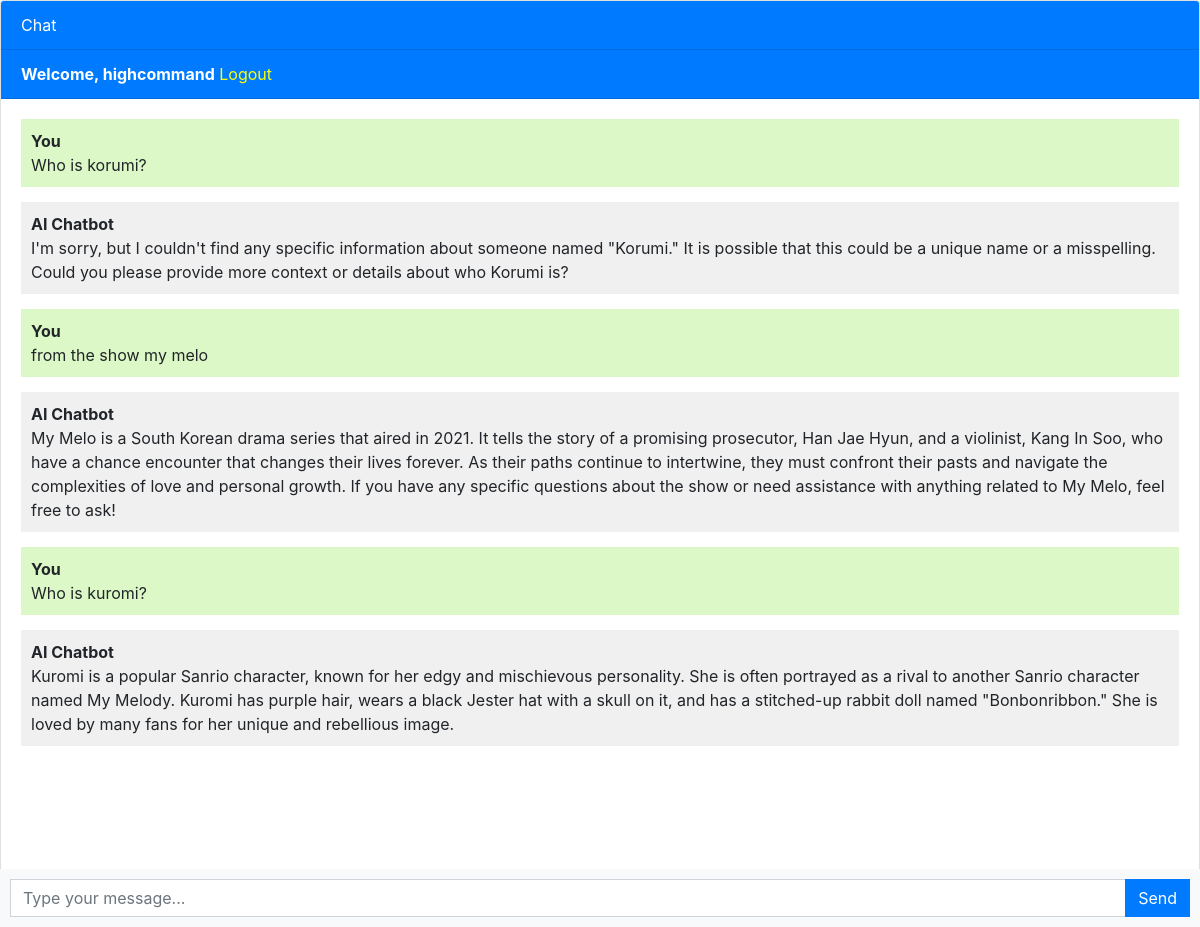
The app's page / (signed in) with its own data.
### chatbot/models.py (models this page shows, shortened)
class Chat(models.Model): # "models.Model" is used to define your own model classes (Models are basically tables (So I'm essentially creating a table called "Chat"))
    user = models.ForeignKey(User, on_delete=models.CASCADE) # When the user is deleted all associated data to the user will also be deleted
    message = models.TextField()
    response = models.TextField()
    created_at = models.DateTimeField(auto_now_add=True)

### chatbot/views.py (the view, shortened to what this page needs)
# urls.py: path('', views.chatbot, name='chatbot'), # main/home page, "views.chatbot" is the function that is called when the url is visited
def chatbot(request):
    if request.user.is_authenticated: # Checks if the current user is registered/authenticated in the database
        chats = Chat.objects.filter(user=request.user) # Pulls up the chat history of the currently logged in user
    else:
        chats = None
    return render(request, 'chatbot.html', {'chats': chats}) # Renders "chatbot.html" with information from "request", send "chats" as dictionary containing the value of "chat"

### templates/chatbot.html (shortened to what this page needs)
{% extends 'base.html' %}
{% block content %}
<div class="chat-container">
  <div class="card flex-grow-1">
    <div class="card-header bg-primary text-white">Chat</div>
    {% if user.is_authenticated %}
    <div class="card-header bg-primary text-white"><b>Welcome, {{user.username}}</b>   <a style="color: yellow;" href="logout">Logout</a></div>
    {% else %}
    <div class="card-header bg-primary text-white"><a style="color: yellow" href="login">Login</a>   <a style="color: yellow;" href="register">Register</a></div>
    {% endif %}
    <div class="card-body messages-box">
      <ul class="list-unstyled messages-list">
        {% if user.is_authenticated %}
          {% for chat in chats %}
            {% if chat.user == request.user %}
              <li class="message sent">
            <div class="message-text">
              <div class="message-sender">
                <b>You</b>
              </div>
              <div class="message-content">
                {{chat.message}}
              </div>
            </div>
          </li>
          <li class="message received">
            <div class="message-text">
              <div class="message-sender">
                <b>AI Chatbot</b>
              </div>
              <div class="message-content">
                {{chat.response}}
              </div>
            </div>
          </li>
            {% endif %}
          {% endfor %}
        {% endif %}
      </ul>
    </div>
    <br><br>
    <br><br>
    <br><br>
  </div>
  <form class="message-form">
    <div class="input-group">
      <input type="text" class="form-control message-input" placeholder="Type your message...">
      <div class="input-group-append">
        <button type="submit" class="btn btn-primary btn-send">Send</button>
      </div>
    </div>
  </form>
</div>
{% endblock %}

### templates/base.html (shortened to what this page needs)
<!DOCTYPE html>
<html lang="en">
  <head>
    <link rel="stylesheet" href="https://stackpath.bootstrapcdn.com/bootstrap/4.3.1/css/bootstrap.min.css">
  </head>
  <body>
    {% block content %}{% endblock %}
  </body>
</html>

### templates/chatbot.html (style rules this page uses)
body, html { height: 100%; }
.messages-box { flex: 1; overflow-y: auto; }
.messages-list { padding-left: 0; }
.message { margin-bottom: 15px; list-style: none; }
.message-text { padding: 10px; border-radius: 5px; }
.sent { background-color: #dcf8c6; align-self: flex-end; }
.received { background-color: #f1f0f0; align-self: flex-start; }
.message-form { display: flex; position: fixed; bottom: 0; left: 0; right: 0; padding: 10px; background-color: #f8f9fa; }
.message-input { flex: 1; border-radius: 0; border-right: none; }
.btn-send { border-radius: 0; }
.chat-container { height: 100%; display: flex; flex-direction: column; }

### records on screen
Chat: message "Who is korumi?", response "I'm sorry, but I couldn't find any specific information about someone named \"Korumi.\" It is possible that this could be a unique name or a misspelling. Could you please provide more context or details about who Korumi is?"
Chat: message "from the show my melo", response "My Melo is a South Korean drama series that aired in 2021. It tells the story of a promising prosecutor, Han Jae Hyun, and a violinist, Kang In Soo, who have a chance encounter that changes their lives forever. As their paths continue to intertwine, they must confront their pasts and navigate the complexities of love and personal growth. If you have any specific questions about the show or need assistance with anything related to My Melo, feel free to ask!"
Chat: message "Who is kuromi?", response "Kuromi is a popular Sanrio character, known for her edgy and mischievous personality. She is often portrayed as a rival to another Sanrio character named My Melody. Kuromi has purple hair, wears a black Jester hat with a skull on it, and has a stitched-up rabbit doll named \"Bonbonribbon.\" She is loved by many fans for her unique and rebellious image."

### other values on screen
{{ user.username }} "highcommand"
